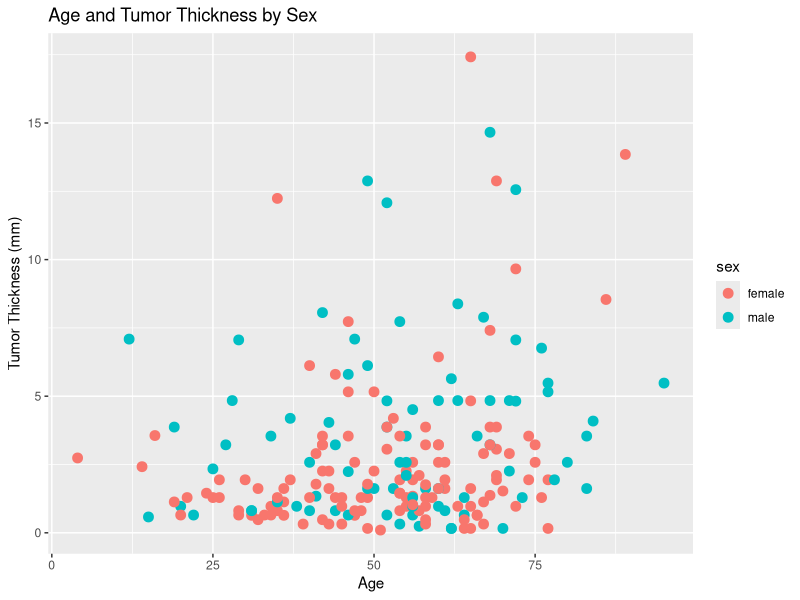
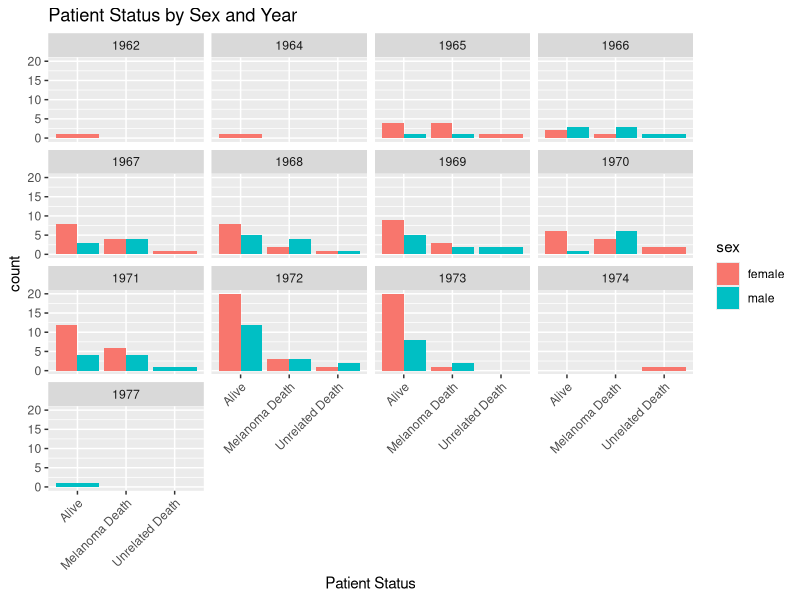

Source code (R) for these figures, in order:
## ---- chunk 1
knitr::opts_chunk$set(echo = TRUE)
library(dplyr)
library(tidyverse)
library(boot)
data("melanoma")
MM1 <- melanoma
MM <- MM1 %>% mutate(sex = recode(sex, `0` = "female", `1` = "male")) %>% 
  mutate(status = recode(status, `1` = "Melanoma Death", `2` = "Alive", `3` = "Unrelated Death")) %>%
  mutate(ulcer = recode(ulcer, `0` = "absent", `1` = "present"))
## ---- chunk 2
head(MM)
## ---- chunk 3
head(MM %>% filter(sex == "male"))
head(MM %>% filter(sex == "female" & age > 50))
## ---- chunk 4
head(MM %>% arrange(desc(thickness)))
head(MM %>% arrange(age))
head(MM %>% arrange(sex, time))
## ---- chunk 5
head(MM %>% dplyr::select(time, status, sex))
head(MM %>% dplyr::select(-age, - year, -thickness, -ulcer))
## ---- chunk 6
head(MM %>% group_by(sex) %>% summarize(mean_time = mean(time, na.rm = T), sd_time = sd(time, na.rm=T)))
head(MM %>% group_by(status) %>% summarize(mean_age = mean(age, na.rm = T), sd_age = sd(age, na.rm = T)))
## ---- chunk 7
plot1 <- ggplot(MM, aes(age,thickness, color = sex))+geom_point(size = 3)
plot1 + ggtitle("Age and Tumor Thickness by Sex") + ylab("Tumor Thickness (mm)") + xlab("Age")
## ---- chunk 8
ggplot(MM, aes(status, fill = sex))+
  geom_bar(position = "dodge") +
  facet_wrap(~MM$year) + 
  ggtitle("Patient Status by Sex and Year") + xlab("Patient Status") +
  theme(axis.text.x = element_text(angle=45, hjust=1))
## ---- chunk 9
MM %>% summarize(mean_time = mean(time),mean_age = mean(age), mean_thick = mean(thickness))
## ---- chunk 10
MM %>% summarize(sd_time = sd(time), sd_age = sd(age), sd_thick = sd(thickness))
## ---- chunk 11
MM %>% summarize(var_time = var(time),var_age = var(age), var_thick = var(thickness))
## ---- chunk 12
MM %>% summarize(min_time = min(time), min_age = min(age), min_thick = min(thickness), min_year = min(year))
## ---- chunk 13
MM %>% summarize(max_time = max(time), max_age = max(age), max_thick = max(thickness), max_year = max(year))
## ---- chunk 14
MM %>% summarize(n_distinct(time))
MM %>% summarize(n_distinct(status))
MM %>% summarize(n_distinct(sex))
MM %>% summarize(n_distinct(age))
MM %>% summarize(n_distinct(year))
MM %>% summarize(n_distinct(thickness))
MM %>% summarize(n_distinct(ulcer))
## ---- chunk 15
MM %>% summarize(cor(age, time))
MM %>% summarize(cor(age, thickness))
MM %>% summarize(cor(time, thickness))
## ---- chunk 16
MM%>%select_if(is.numeric)%>%cov()
## ---- chunk 17
MM%>%select_if(is.numeric)%>% cor()%>%round(2)
## ---- chunk 18
eig1<-MM%>%select(time, age, thickness)%>%cor%>%eigen()
eig1
